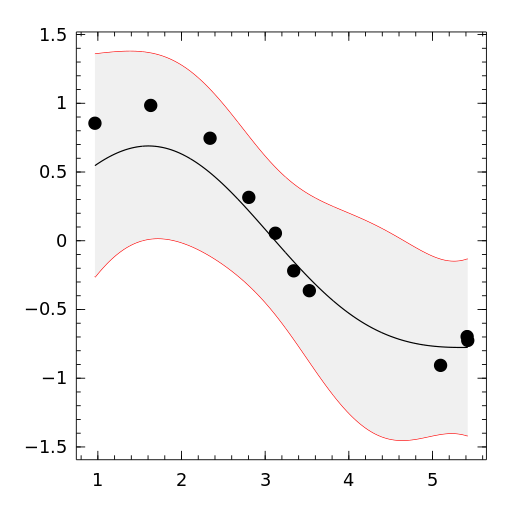

Reproduce this figure in Julia.
# Plot basic Gaussian Process

using Winston, GaussianProcesses

# Training data
n=10                 #number of training points
x = 2π * rand(n)              
y = sin(x) + 0.05*randn(n)

#Select mean and covariance function
mZero = MeanZero()                   #Zero mean function
kern = SE(0.0,0.0)                   #Sqaured exponential kernel (note that hyperparameters are on the log scale)

gp = GP(x,y,mZero,kern,-1.0)      #Fit the GP, where -1.0 is the log Gaussian noise
plot(gp)                          #Plot the GP

optimize!(gp)   #Optimise the hyperparameters

plot(gp)   #Plot the GP after the hyperparameters have been optimised 
